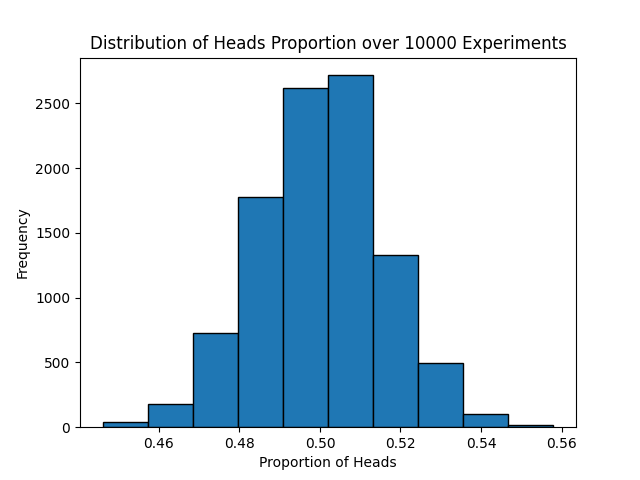

Python code for this plot:
import numpy as np
import matplotlib.pyplot as plt

# Parameters
N = 10000  # Number of experiments
num_tosses = 1000  # Number of coin tosses per experiment

# Run the experiments
proportions = []
for _ in range(N):
    # 0 for tails, 1 for heads
    tosses = np.random.choice([0, 1], size=num_tosses)
    proportion_heads = np.sum(tosses) / num_tosses
    proportions.append(proportion_heads)

# Plotting the results
plt.hist(proportions, bins=10, edgecolor='black')
plt.title(f'Distribution of Heads Proportion over {N} Experiments')
plt.xlabel('Proportion of Heads')
plt.ylabel('Frequency')
plt.savefig('random_coin.png')
plt.show()
